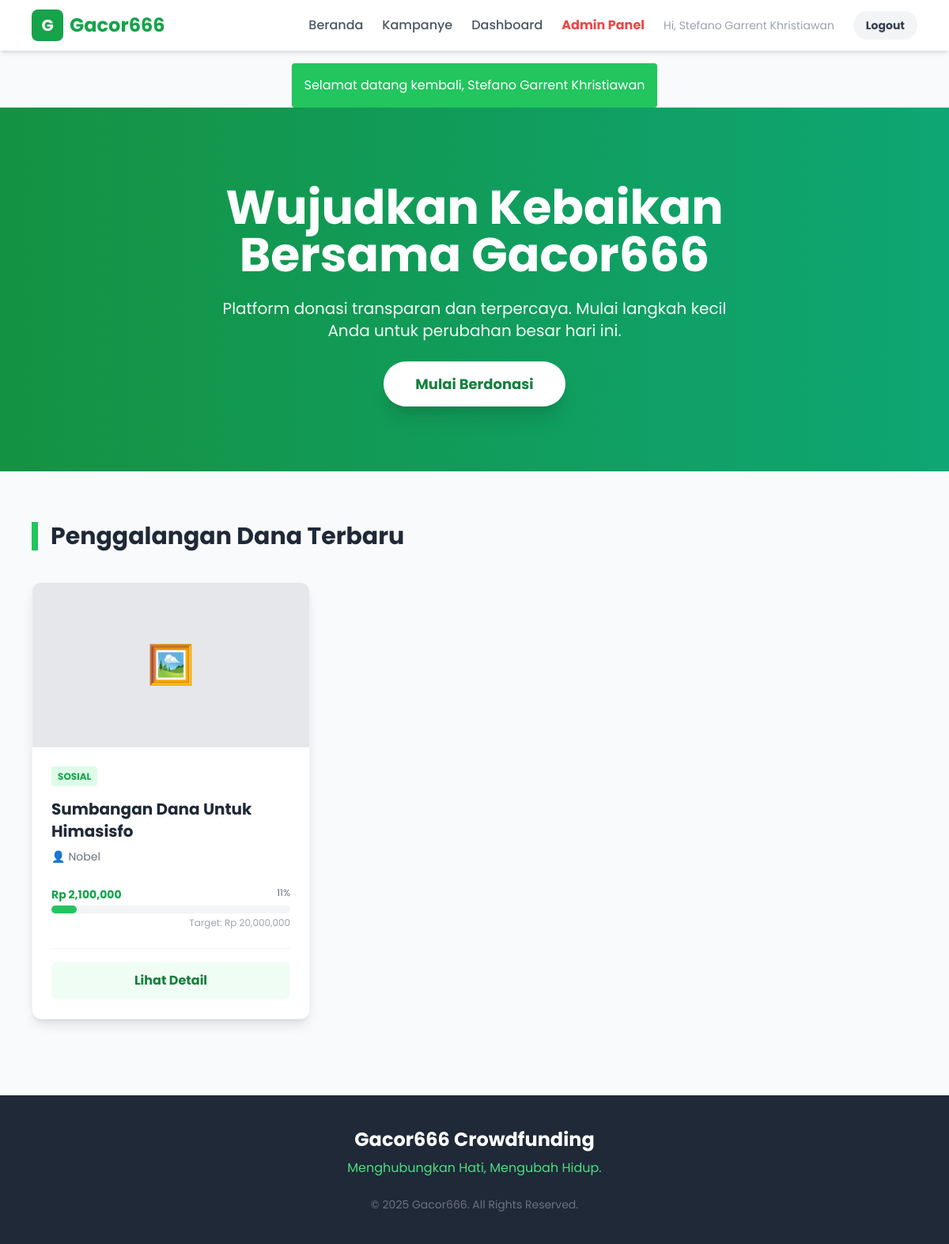
The app's page /index.php (signed in) with its own data.
### tables this page shows
CREATE TABLE `campaigns` (
  `id` int(11) NOT NULL,
  `user_id` int(11) NOT NULL,
  `judul` varchar(255) NOT NULL,
  `deskripsi` text NOT NULL,
  `target_donasi` decimal(15,2) NOT NULL,
  `dana_terkumpul` decimal(15,2) DEFAULT 0.00,
  `batas_waktu` date NOT NULL,
  `gambar_url` varchar(255) DEFAULT 'default.jpg',
  `rejection_reason` text DEFAULT NULL,
  `ktp_file` varchar(255) DEFAULT NULL,
  `kk_file` varchar(255) DEFAULT NULL,
  `surat_polisi_file` varchar(255) DEFAULT NULL,
  `foto_diri_file` varchar(255) DEFAULT NULL,
  `admin_notes` text DEFAULT NULL,
  `status` enum('pending','active','rejected','completed') DEFAULT 'pending',
  `created_at` timestamp NOT NULL DEFAULT current_timestamp()
);

CREATE TABLE `users` (
  `id` int(11) NOT NULL,
  `nama_lengkap` varchar(100) NOT NULL,
  `email` varchar(100) NOT NULL,
  `password` varchar(255) NOT NULL,
  `no_hp` varchar(20) DEFAULT NULL,
  `role` enum('admin','user') DEFAULT 'user',
  `created_at` timestamp NOT NULL DEFAULT current_timestamp()
);

### index.php (the view, shortened to what this page needs)
<?php
require 'config.php';
$stmt = $pdo->query("
    SELECT campaigns.*, users.nama_lengkap
    FROM campaigns
    JOIN users ON campaigns.user_id = users.id
    WHERE campaigns.status = 'active'
    ORDER BY campaigns.created_at DESC
");
$campaigns = $stmt->fetchAll();
?>
<!DOCTYPE html>
<html lang="id">
<head>
    <script src="https://cdn.tailwindcss.com"></script>
</head>
<body class="bg-gray-50 flex flex-col min-h-screen">
    <?php include 'includes/navbar.php'; ?>
    <div class="bg-gradient-to-r from-green-600 to-emerald-500 text-white py-24 relative overflow-hidden">
        <div class="absolute inset-0 bg-black opacity-10"></div>
        <div class="container mx-auto px-4 text-center relative z-10">
            <h1 class="text-4xl md:text-6xl font-bold mb-6 leading-tight">Wujudkan Kebaikan<br>Bersama Gacor666</h1>
            <p class="text-lg md:text-xl mb-10 max-w-2xl mx-auto text-green-50">Platform donasi transparan dan terpercaya. Mulai langkah kecil Anda untuk perubahan besar hari ini.</p>
            <a href="#campaigns" class="bg-white text-green-700 px-10 py-4 rounded-full font-bold text-lg hover:bg-gray-100 shadow-xl transition transform hover:-translate-y-1">Mulai Berdonasi</a>
        </div>
    </div>
    <main id="campaigns" class="container mx-auto px-4 py-16 max-w-6xl flex-grow">
        <div class="flex items-center justify-between mb-10">
            <h2 class="text-3xl font-bold text-gray-800 border-l-8 border-green-500 pl-4">Penggalangan Dana Terbaru</h2>
        </div>
        <?php if (count($campaigns) > 0): ?>
            <div class="grid grid-cols-1 md:grid-cols-3 gap-8">
                <?php foreach ($campaigns as $c):
                    $persen = ($c['target_donasi'] > 0) ? ($c['dana_terkumpul'] / $c['target_donasi']) * 100 : 0;
                ?>
                <div class="bg-white rounded-xl shadow-lg hover:shadow-2xl transition duration-300 overflow-hidden flex flex-col border border-gray-100 group">
                    <div class="h-52 bg-gray-200 flex items-center justify-center text-gray-400 group-hover:bg-gray-300 transition">
                        <span class="text-5xl">🖼️</span>
                    </div>
                    <div class="p-6 flex-grow flex flex-col">
                        <div class="mb-4">
                            <span class="text-xs font-bold uppercase text-green-600 bg-green-100 px-2 py-1 rounded">Sosial</span>
                        </div>
                        <h3 class="font-bold text-xl mb-2 text-gray-800 line-clamp-2 group-hover:text-green-600 transition"><?= htmlspecialchars($c['judul']) ?></h3>
                        <p class="text-sm text-gray-500 mb-1 flex items-center gap-1">
                            <span>👤</span> <?= htmlspecialchars($c['nama_lengkap']) ?>
                        </p>
                        <div class="mt-6">
                            <div class="flex justify-between text-sm mb-1">
                                <span class="font-bold text-green-600">Rp <?= number_format($c['dana_terkumpul']) ?></span>
                                <span class="text-gray-500 text-xs text-right"><?= number_format($persen, 0) ?>%</span>
                            </div>
                            <div class="w-full bg-gray-100 rounded-full h-2.5 mb-1">
                                <div class="bg-green-500 h-2.5 rounded-full transition-all duration-1000" style="width: <?= min($persen, 100) ?>%"></div>
                            </div>
                            <div class="text-right text-xs text-gray-400">Target: Rp <?= number_format($c['target_donasi']) ?></div>
                        </div>
                          <div class="mt-6 pt-4 border-t border-gray-100">
                            <a href="campaign_detail.php?id=<?= $c['id'] ?>" class="block text-center w-full bg-green-50 text-green-700 py-3 rounded-lg hover:bg-green-600 hover:text-white transition font-bold">Lihat Detail</a>
                        </div>
                    </div>
                </div>
                <?php endforeach; ?>
            </div>
        <?php endif; ?>
    </main>
    <footer class="bg-gray-800 text-white py-10 mt-8">
        <div class="container mx-auto px-4 text-center">
            <h2 class="text-2xl font-bold mb-2">Gacor666 Crowdfunding</h2>
            <p class="text-green-400 mb-6">Menghubungkan Hati, Mengubah Hidup.</p>
            <p class="text-gray-500 text-sm">&copy; 2025 Gacor666. All Rights Reserved.</p>
        </div>
    </footer>
</body>
</html>

### index.php (style rules this page uses)
body { font-family: 'Poppins', sans-serif; }

### records on screen
campaigns: judul "Sumbangan Dana Untuk Himasisfo", user.nama_lengkap "Nobel", dana_terkumpul "2,100,000", persen "11", target_donasi "20,000,000"

### other values on screen
$_SESSION['nama'] "Stefano Garrent Khristiawan"
$_SESSION['flash']['msg'] "Selamat datang kembali, Stefano Garrent Khristiawan"
